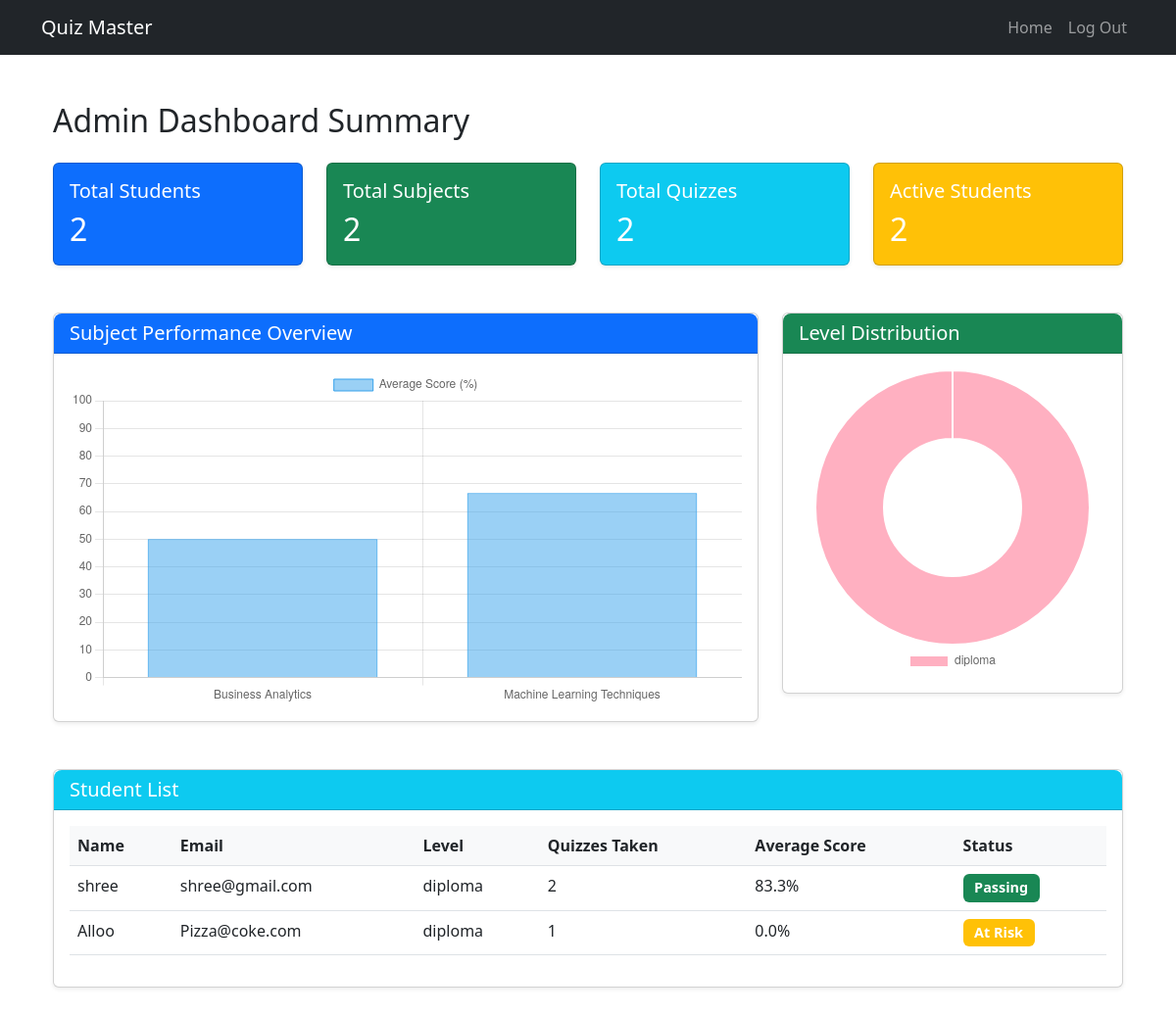
Before: /admin/summary/ (signed in) with the older database file.
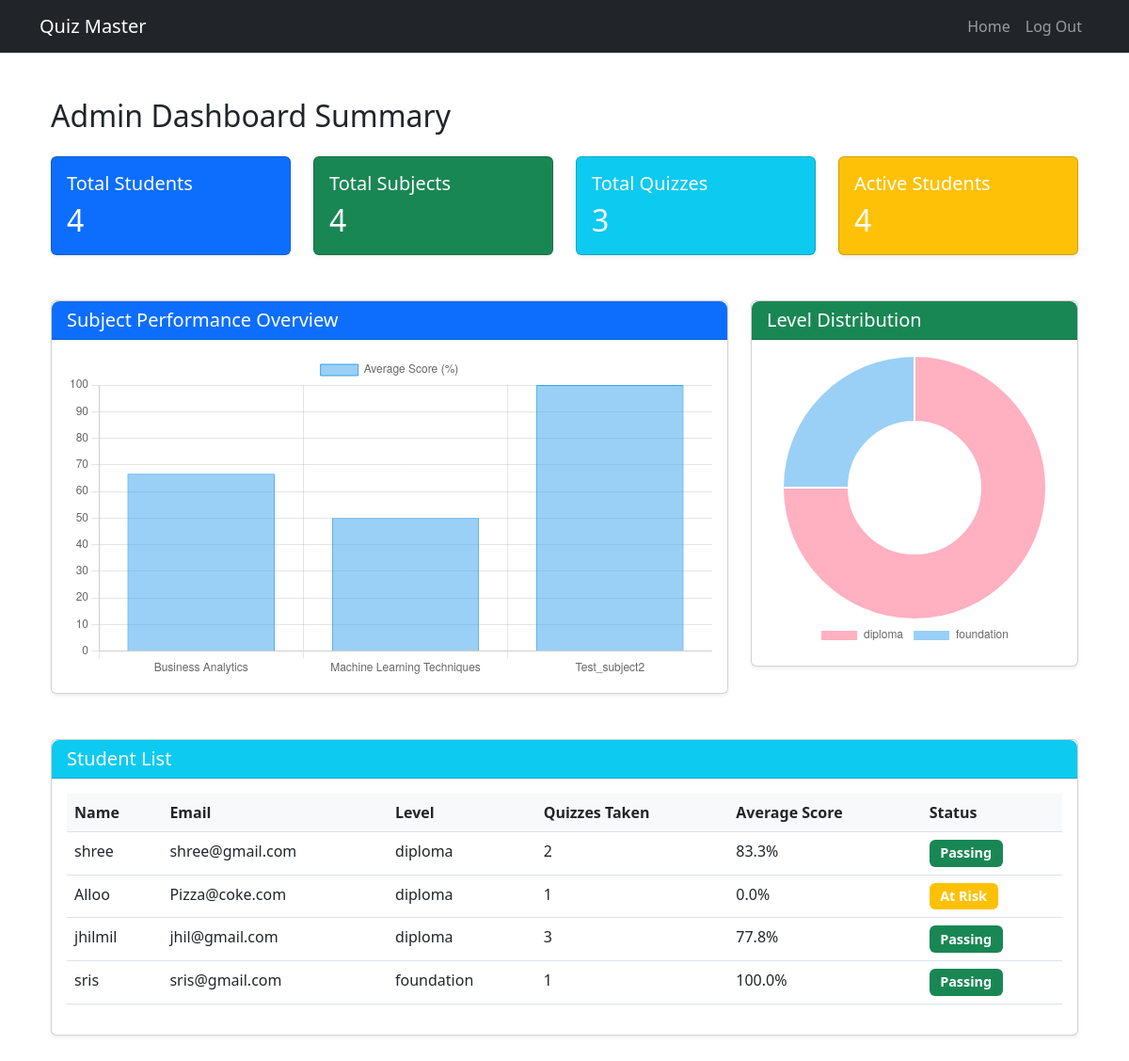
After: the same page with the newer database file.
### model.py (models this page shows)
class Users(db.Model):
    __tablename__='users'
    id=db.Column(db.Integer,primary_key=True,autoincrement=True)
    name=db.Column(db.String)
    email = db.Column(db.String, unique=True, nullable=False)
    password=db.Column(db.String)
    level=db.Column(db.String)
    dob=db.Column(db.String)
    user_type=db.Column(db.String)
    phone_no=db.Column(db.String)
    quizzes = db.relationship('Quiz', secondary=user_quiz_association, back_populates="users")

### app.py (the view, shortened to what this page needs)
@app.route('/admin/summary/')
@admin_req
def admin_summary():
    total_students = Users.query.filter_by(user_type='student').count()
    total_subjects = Subject.query.count()
    total_quizzes = Quiz.query.count()
    active_students = Users.query.filter_by(user_type='student').count()  # You might want to add an 'active' field to Users model
    students = Users.query.filter_by(user_type='student').all()
    for student in students:
        completed_quizzes = []
        total_score = 0
        for quiz in student.quizzes:
            association = db.session.query(user_quiz_association).filter_by(
                user_id=student.id,
                quiz_id=quiz.id
            ).first()
            if association:
                quiz.score = association.score
                completed_quizzes.append(quiz)
                total_score += quiz.score
        student.quizzes_taken = len(completed_quizzes)
        student.average_score = (total_score / student.quizzes_taken) if student.quizzes_taken > 0 else 0
    subjects = Subject.query.all()
    subject_names = []
    subject_scores = []
    for subject in subjects:
        subject_total_score = 0
        subject_quiz_count = 0
        for chapter in subject.chapters:
            for quiz in chapter.quizzes:
                associations = db.session.query(user_quiz_association).filter_by(quiz_id=quiz.id).all()
                for association in associations:
                    subject_total_score += association.score
                    subject_quiz_count += 1
        if subject_quiz_count > 0:
            subject_names.append(subject.name)
            subject_scores.append(subject_total_score / subject_quiz_count)
    level_counts = {}
    level_labels = []
    for student in students:
        if student.level not in level_counts:
            level_counts[student.level] = 0
            level_labels.append(student.level)
        level_counts[student.level] += 1
    return render_template('admin_summary.html',
                         total_students=total_students,
                         total_subjects=total_subjects,
                         total_quizzes=total_quizzes,
                         active_students=active_students,
                         students=students,
                         subject_names=subject_names,
                         subject_scores=subject_scores,
                         level_labels=level_labels,
                         level_counts=list(level_counts.values()))

### app.py (called while the page is built)
def admin_req(f):
    @wraps(f)
    def inner(*args, **kwargs):
        if 'user_id' not in session or session['user_type'] != 'admin':
            flash('You need admin privileges to access this page', 'danger')
            return redirect(url_for('login'))
        return f(*args, **kwargs)
    return inner

### templates/admin_summary.html (shortened to what this page needs)
{% extends "dashboard_layout.html" %}
{% block content %}
<div class="container-fluid py-4">
    <div class="row">
        <div class="col-12">
            <h2 class="mb-4">Admin Dashboard Summary</h2>
        </div>
    </div>
    <div class="row mb-4">
        <div class="col-md-3">
            <div class="card shadow-sm bg-primary text-white">
                <div class="card-body">
                    <h5 class="card-title">Total Students</h5>
                    <h2 class="mb-0">{{ total_students }}</h2>
                </div>
            </div>
        </div>
        <div class="col-md-3">
            <div class="card shadow-sm bg-success text-white">
                <div class="card-body">
                    <h5 class="card-title">Total Subjects</h5>
                    <h2 class="mb-0">{{ total_subjects }}</h2>
                </div>
            </div>
        </div>
        <div class="col-md-3">
            <div class="card shadow-sm bg-info text-white">
                <div class="card-body">
                    <h5 class="card-title">Total Quizzes</h5>
                    <h2 class="mb-0">{{ total_quizzes }}</h2>
                </div>
            </div>
        </div>
        <div class="col-md-3">
            <div class="card shadow-sm bg-warning text-white">
                <div class="card-body">
                    <h5 class="card-title">Active Students</h5>
                    <h2 class="mb-0">{{ active_students }}</h2>
                </div>
            </div>
        </div>
    </div>
    <div class="row mb-4">
        <div class="col-md-8">
            <div class="card shadow-sm">
                <div class="card-header bg-primary text-white">
                    <h5 class="card-title mb-0">Subject Performance Overview</h5>
                </div>
                <div class="card-body">
                    <canvas id="subjectPerformanceChart"></canvas>
                </div>
            </div>
        </div>
        <div class="col-md-4">
            <div class="card shadow-sm">
                <div class="card-header bg-success text-white">
                    <h5 class="card-title mb-0">Level Distribution</h5>
                </div>
                <div class="card-body">
                    <canvas id="levelDistributionChart"></canvas>
                </div>
            </div>
        </div>
    </div>
    <div class="row">
        <div class="col-12">
            <div class="card shadow-sm">
                <div class="card-header bg-info text-white">
                    <h5 class="card-title mb-0">Student List</h5>
                </div>
                <div class="card-body">
                    <div class="table-responsive">
                        <table class="table table-hover">
                            <thead>
                                <tr>
                                    <th>Name</th>
                                    <th>Email</th>
                                    <th>Level</th>
                                    <th>Quizzes Taken</th>
                                    <th>Average Score</th>
                                    <th>Status</th>
                                </tr>
                            </thead>
                            <tbody>
                                {% for student in students %}
                                <tr>
                                    <td>{{ student.name }}</td>
                                    <td>{{ student.email }}</td>
                                    <td>{{ student.level }}</td>
                                    <td>{{ student.quizzes_taken }}</td>
                                    <td>{{ "%.1f"|format(student.average_score) }}%</td>
                                    <td>
                                        <span class="badge {% if student.average_score >= 60 %}bg-success{% else %}bg-warning{% endif %}">
                                            {{ "Passing" if student.average_score >= 60 else "At Risk" }}
                                        </span>
                                    </td>
                                </tr>
                                {% endfor %}
                            </tbody>
                        </table>
                    </div>
                </div>
            </div>
        </div>
    </div>
</div>
<script>
    // Subject Performance Chart
    const subjectCtx = document.getElementById('subjectPerformanceChart').getContext('2d');
    new Chart(subjectCtx, {
        type: 'bar',
        data: {
            labels: JSON.parse('{{ subject_names|tojson|safe }}'),
            datasets: [{
                label: 'Average Score (%)',
                data: JSON.parse('{{ subject_scores|tojson|safe }}'),
                backgroundColor: 'rgba(54, 162, 235, 0.5)',
                borderColor: 'rgba(54, 162, 235, 1)',
                borderWidth: 1
            }]
        },
        options: {
            responsive: true,
            scales: {
                y: {
                    beginAtZero: true,
                    max: 100
                }
            }
        }
    });
    // Level Distribution Chart
    const levelCtx = document.getElementById('levelDistributionChart').getContext('2d');
    new Chart(levelCtx, {
        type: 'doughnut',
        data: {
            labels: JSON.parse('{{ level_labels|tojson|safe }}'),
            datasets: [{
                data: JSON.parse('{{ level_counts|tojson|safe }}'),
                backgroundColor: [
                    'rgba(255, 99, 132, 0.5)',
                    'rgba(54, 162, 235, 0.5)',
                    'rgba(255, 206, 86, 0.5)',
                    'rgba(75, 192, 192, 0.5)'
                ]
            }]
        },
        options: {
            responsive: true,
            plugins: {
                legend: {
                    position: 'bottom'
                }
            }
        }
    });
</script>
{% endblock %}

### templates/dashboard_layout.html (shortened to what this page needs)
    <!DOCTYPE html>
    <html lang="en">
    <head>
        <link href="https://cdn.jsdelivr.net/npm/bootstrap@5.3.0/dist/css/bootstrap.min.css" rel="stylesheet">
        <link href="https://cdnjs.cloudflare.com/ajax/libs/font-awesome/6.0.0/css/all.min.css" rel="stylesheet">
    </head>
    <body>
        <header>
            <nav class="navbar navbar-expand-lg navbar-dark bg-dark">
                <div class="container">
                    <a class="navbar-brand" href="{{url_for('home')}}">Quiz Master</a>
                    <div class="collapse navbar-collapse" id="navbarNav">
                        <ul class="navbar-nav ms-auto">
                            <li class="nav-item">
                                <a class="nav-link" href="{{url_for('home')}}">Home</a>
                            </li>
                            <li class="nav-item">
                                <a class="nav-link" href="{{url_for('logout')}}">Log Out</a>
                            </li>
                        </ul>
                    </div>
                </div>
            </nav>
        </header>
        <main class="container mt-4">
            {%block content%}
            {%endblock%}
        </main>
    </body>
    </html>

### templates/admin_summary.html (style rules this page uses)
.card { margin-bottom: 1.5rem; }
.card-header { border-radius: 0.5rem 0.5rem 0 0 !important; }
.badge { font-size: 0.9rem; padding: 0.5em 0.8em; }
.table th { background-color: #f8f9fa; }

Changed rows visible on the page:
added Users: name "jhilmil", email "jhil@gmail.com", level "diploma", quizzes_taken "3", average_score "77.8", average_score "Passing"
added Users: name "sris", email "sris@gmail.com", level "foundation", quizzes_taken "1", average_score "100.0", average_score "Passing"
Other visible differences:
{{ total_students }}: "2" → "4"
{{ total_subjects }}: "2" → "4"
{{ total_quizzes }}: "2" → "3"
{{ active_students }}: "2" → "4"
chart data {{ subject_names|tojson|safe }}: ["Business Analytics", "Machine Learning Techniques"] → ["Business Analytics", "Machine Learning Techniques", "Test_subject2"]
chart data {{ subject_scores|tojson|safe }}: [50.0, 66.66666666666666] → [66.66666666666667, 49.99999999999999, 100.0]
chart data {{ level_labels|tojson|safe }}: ["diploma"] → ["diploma", "foundation"]
chart data {{ level_counts|tojson|safe }}: [2] → [3, 1]
